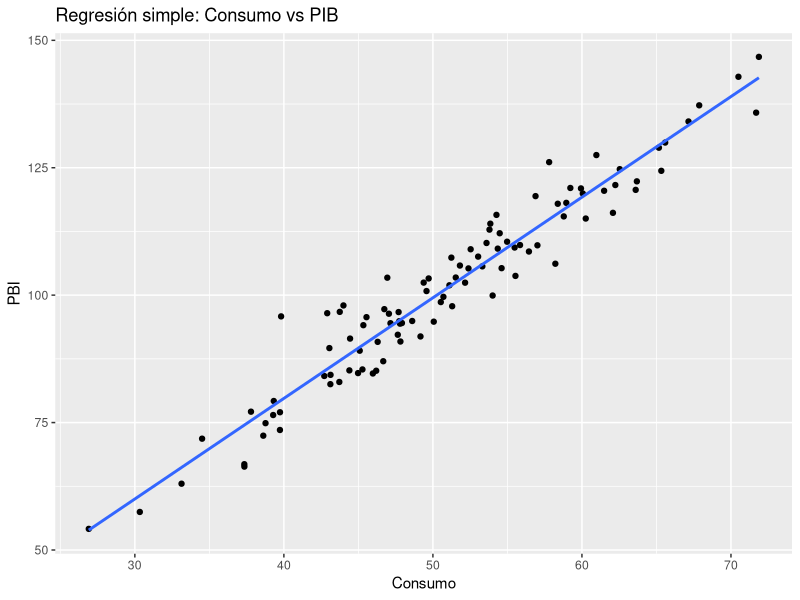

This figure's R source:
# Cargar el paquete ggplot2
library(ggplot2)

# Generar datos de ejemplo
set.seed(123)
x <- rnorm(100, mean = 50, sd = 10)  # Variable independiente (por ejemplo, consumo)
y <- 2 * x + rnorm(100, mean = 0, sd = 5)  # Variable dependiente (por ejemplo, PBI

# Crear un data frame con los datos
datos <- data.frame(Consumo = x, PBI = y)

# Visualizar los primeros registros del data frame
head(datos)

# Realizar la regresión simple
modelo <- lm(PBI ~ Consumo, data = datos)

# Resumen del modelo
summary(modelo)

# Graficar los datos y la línea de regresión
grafico <- ggplot(datos, aes(x = Consumo, y = PBI)) +
  geom_point() +  # Gráfico de dispersión de puntos
  geom_smooth(method = "lm", se = FALSE) +  # Línea de regresión
  labs(title = "Regresión simple: Consumo vs PIB",
       x = "Consumo",
       y = "PBI")

# Mostrar el gráfico
print(grafico)
